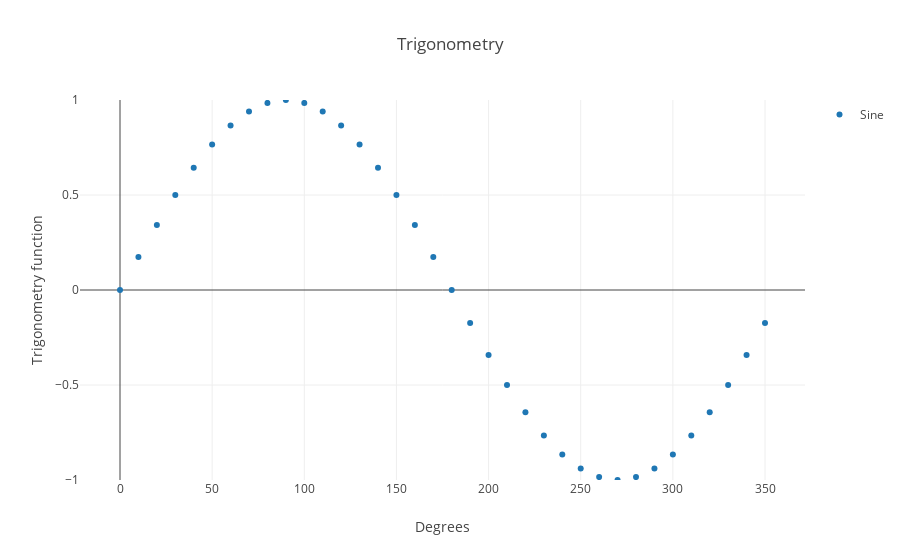

Source (notebook cell):
### Markdown cell above
We combine together the data and the layout using `go.Figure` and plot it:

### Code cell
fig = go.Figure(data=data,layout=layout)
pyo.iplot(fig)

### Figure 1 — Plotly figure (JSON) as saved in the notebook; plotly's stock layout.template omitted (floating-point values rounded to 4 significant figures)
{"data": [{"mode": "markers", "name": "Sine", "type": "scatter", "uid": "4e43d268-d841-11e8-880d-2016b983c4f9", "x": [0, 10, 20, 30, 40, 50, 60, 70, 80, 90, 100, 110, 120, 130, 140, 150, 160, 170, 180, 190, 200, 210, 220, 230, 240, 250, 260, 270, 280, 290, 300, 310, 320, 330, 340, 350], "y": [0, 0.1736, 0.342, 0.5, 0.6428, 0.766, 0.866, 0.9397, 0.9848, 1, 0.9848, 0.9397, 0.866, 0.766, 0.6428, 0.5, 0.342, 0.1736, 1.225e-16, -0.1736, -0.342, -0.5, -0.6428, -0.766, -0.866, -0.9397, -0.9848, -1, -0.9848, -0.9397, -0.866, -0.766, -0.6428, -0.5, -0.342, -0.1736]}], "layout": {"showlegend": true, "title": "Trigonometry", "xaxis": {"title": "Degrees"}, "yaxis": {"range": [-1, 1], "title": "Trigonometry function"}}}
